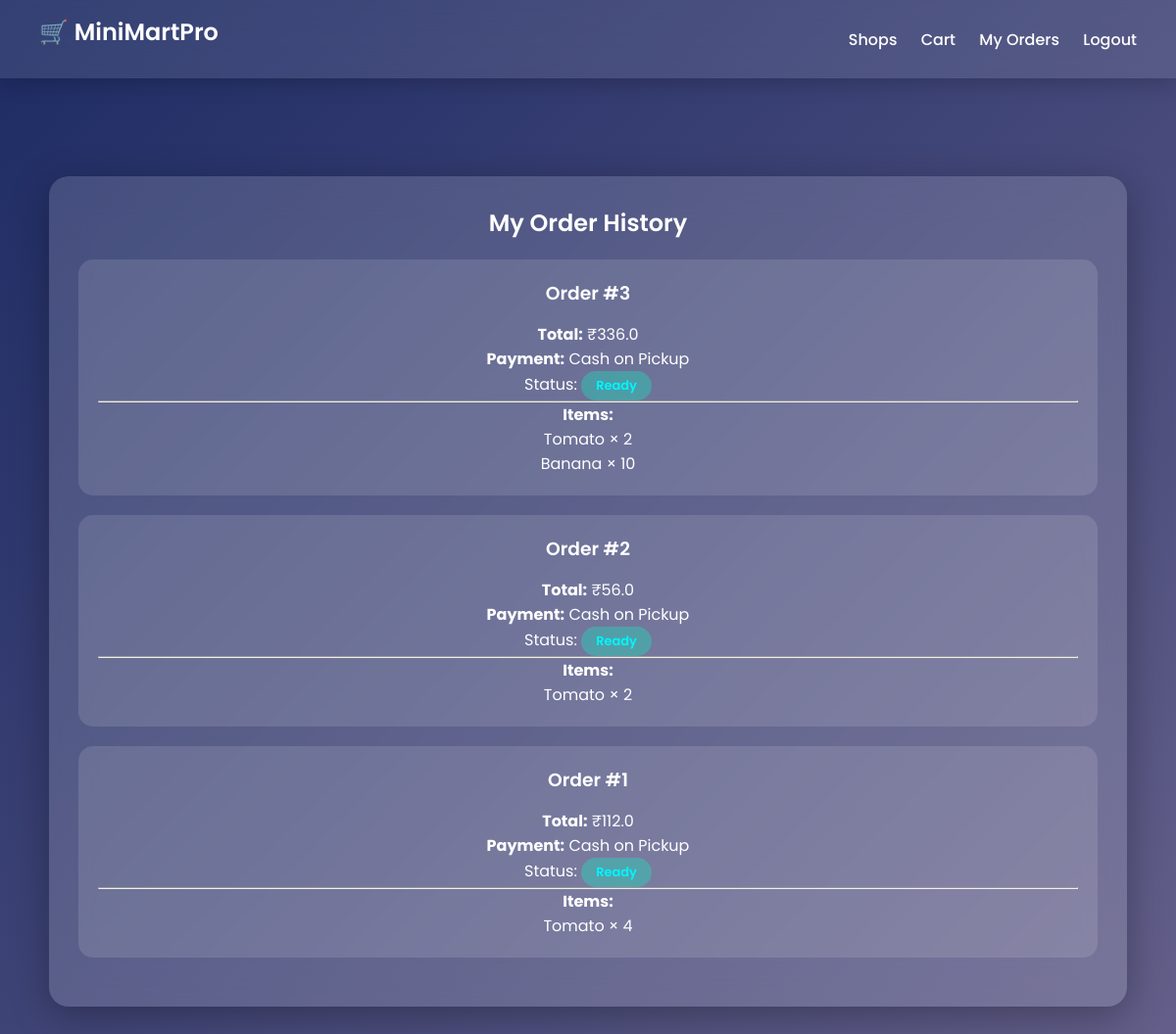
The page /my_orders (signed in) on the database its author committed.
### models.py (models this page shows)
class Order(db.Model):
    id = db.Column(db.Integer, primary_key=True)
    customer_id = db.Column(db.Integer, db.ForeignKey('user.id'))
    shop_id = db.Column(db.Integer, db.ForeignKey('shop.id'))
    total = db.Column(db.Float)
    status = db.Column(db.String(20), default="Pending")
    payment_method = db.Column(db.String(20))
    items = db.relationship('OrderItem', backref='order')

class OrderItem(db.Model):
    id = db.Column(db.Integer, primary_key=True)
    order_id = db.Column(db.Integer, db.ForeignKey('order.id'))
    product_id = db.Column(db.Integer, db.ForeignKey('product.id'))
    quantity = db.Column(db.Integer)

class Product(db.Model):
    id = db.Column(db.Integer, primary_key=True)
    name = db.Column(db.String(150))
    description = db.Column(db.String(200))
    price = db.Column(db.Float)
    stock = db.Column(db.Integer)
    image = db.Column(db.String(200))
    shop_id = db.Column(db.Integer, db.ForeignKey('shop.id'))
    order_items = db.relationship('OrderItem', backref='product')

### app.py (the view)
@app.route('/my_orders')
@login_required
def my_orders():
    if current_user.role != "customer":
        return redirect(url_for('index'))
    orders = Order.query.filter_by(customer_id=current_user.id)\
                        .order_by(Order.id.desc())\
                        .all()
    return render_template("orders.html", orders=orders)

### app.py (called while the page is built)
@login_manager.user_loader
def load_user(user_id):
    return User.query.get(int(user_id))

### templates/orders.html
{% extends "base.html" %}
{% block content %}
<div class="glass center-box">
<h2>My Order History</h2>
{% for o in orders %}
<div class="order-card">
<h3>Order #{{ o.id }}</h3>
<p><b>Total:</b> ₹{{ o.total }}</p>
<p><b>Payment:</b> {{ o.payment_method }}</p>
<p>
Status:
<span class="status {{ o.status }}">{{ o.status }}</span>
</p>
<hr>
<h4>Items:</h4>
{% for item in o.items %}
<p>{{ item.product.name }} × {{ item.quantity }}</p>
{% endfor %}
</div>
{% else %}
<p>No Orders Yet</p>
{% endfor %}
</div>
{% endblock %}

### static/css/style.css (style rules this page uses)
* { margin:0; padding:0; box-sizing:border-box; font-family:'Poppins',sans-serif; }
body { min-height:100vh; background: linear-gradient(135deg,#1d2b64,#f8cdda); background-size: 300% 300%; animation: gradientMove 8s ease infinite; color:white; }
.glass { background:rgba(255,255,255,0.15); backdrop-filter:blur(20px); border-radius:20px; padding:30px; margin:40px auto; width:100%; max-width:1100px; box-shadow:0 10px 40px rgba(0,0,0,0.3); transition:0.4s; }
.order-card { background:rgba(255,255,255,0.12); padding:20px; border-radius:15px; margin:20px 0; transition:0.4s; }
.status { padding:5px 15px; border-radius:20px; font-size:13px; font-weight:600; display:inline-block; }
.status.Ready { background:rgba(0,255,200,0.3); color:#00f5ff; }
h1,h2,h3 { margin-bottom:15px; font-weight:600; }

### rows shown on the page
Order: id "3", total "336.0", payment_method "Cash on Pickup", status "Ready"
OrderItem: product.name "Tomato", quantity "2"
OrderItem: product.name "Banana", quantity "10"
Order: id "2", total "56.0", payment_method "Cash on Pickup", status "Ready"
OrderItem: product.name "Tomato", quantity "2"
Order: id "1", total "112.0", payment_method "Cash on Pickup", status "Ready"
OrderItem: product.name "Tomato", quantity "4"
